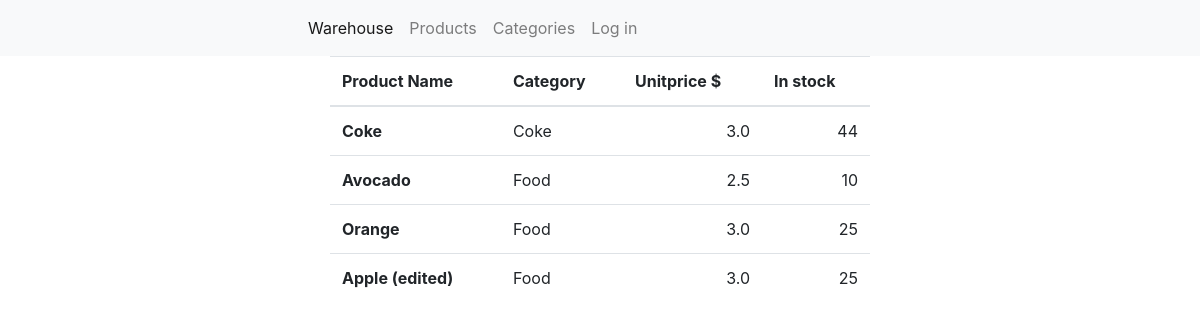
Before: /products/ with the older database file.
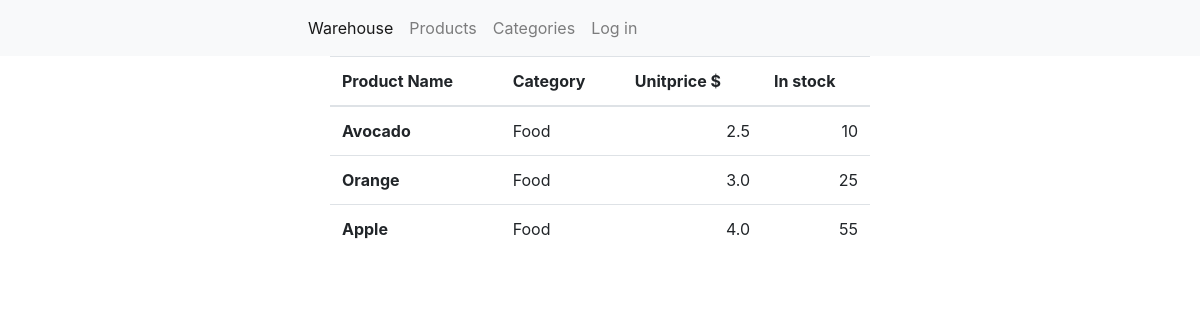
After: the same page with the newer database file.
### app/models.py (models this page shows, shortened)
class Product(models.Model):
    product_name = models.CharField(max_length=25)
    category = models.ForeignKey(Category, on_delete=models.CASCADE, null=True, blank=True)
    unit_price = models.FloatField(default=0)
    units_in_stock = models.IntegerField(default=0)

class Category(models.Model):
    category_name = models.CharField(max_length=25)
    description = models.CharField(max_length=255)
    def __str__(self):
        return self.category_name

### app/views.py (the view)
# urls.py: path('products/', views.products, name='products'),
def products(request):
    products_list = Product.objects.all()
    context = {'products': products_list}
    return render(request, 'app/products.html', context)

### app/templates/app/products.html (shortened to what this page needs)
<!DOCTYPE html>
<html lang="en">
<head>
</head>
<body>
{% extends 'main.html' %}
{% block content %}
<table class="table product-table">
  <thead>
    <tr>
      <th scope="col">Product Name</th>
      <th scope="col">Category</th>
      <th scope="col">Unitprice $</th>
      <th scope="col">In stock</th>
    </tr>
  </thead>
  <tbody>
  {% for product in products %}
    <tr>
      <th>{{product.product_name}}</th>
      <td>{{product.category}}</td>
      <td class="td-number">{{product.unit_price}}</td>
      <td class="td-number">{{product.units_in_stock}}</td>
    </tr>
  {% endfor %}
  </tbody>
</table>
{% endblock content %}

### templates/main.html (shortened to what this page needs)
<!DOCTYPE html>
{% load static %}
<html lang="en">
<head>
    <link rel="stylesheet" href="https://cdn.jsdelivr.net/npm/bootstrap@4.0.0/dist/css/bootstrap.min.css">
    <link rel="stylesheet" href="{% static 'styles/app.css' %}" />
</head>
<body>
    {% include 'navbar.html' %}
    {% block content %}
    {% endblock content %}
</body>
</html>

### templates/navbar.html (shortened to what this page needs)
<!DOCTYPE html>
<html lang="en">
<head>
</head>
<body>
    <nav class="navbar navbar-expand-lg navbar-light bg-light navbar-items">
      <div class="collapse navbar-collapse" id="navbarNavAltMarkup">
        <div class="navbar-nav">
          <a class="nav-item nav-link active" href="{% url 'home' %}">Warehouse</a>
          <a class="nav-item nav-link" href="{% url 'products' %}">Products</a>
          <a class="nav-item nav-link" href="{% url 'categories' %}">Categories</a>
          {% if request.user.is_authenticated%}
            <a class="nav-item nav-link" href="{% url 'logout' %}">Log out</a>
          {% else %}
            <a class="nav-item nav-link" href="{% url 'login' %}">Log in</a>
          {% endif %}
        </div>
      </div>
    </nav>
</body>
</html>

### static/styles/app.css (style rules this page uses)
.navbar-items { padding: 0.5rem 25%; }
.product-table { width: 45%; margin: auto; }
.td-number { text-align: right; }

Changed rows visible on the page:
removed Product: product_name "Coke", category "Coke", unit_price "3.0", units_in_stock "44"
removed Product: product_name "Apple (edited)", category "Food", unit_price "3.0", units_in_stock "25"
added Product: product_name "Apple", category "Food", unit_price "4.0", units_in_stock "55"
